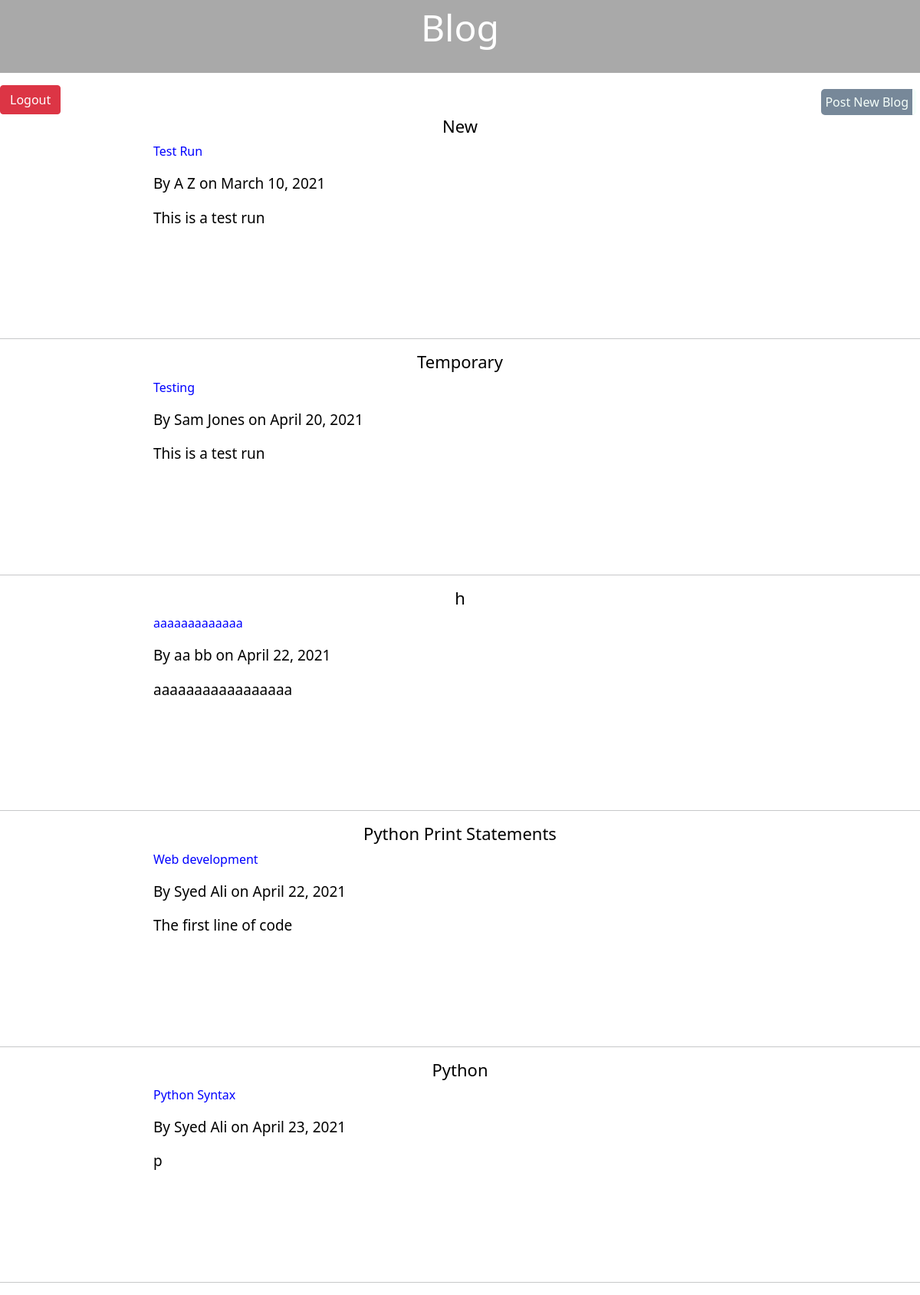
The app's page / (signed in) with its own data.
### blog/models.py (models this page shows, shortened)
class Post(models.Model):
    genre = models.CharField(max_length=50)
    title = models.CharField(max_length=50)
    first_name = models.CharField(max_length=30, default='')
    last_name = models.CharField(max_length=30, default='')
    body = models.TextField()
    post_date = models.DateField(auto_now_add=True)  # self

### blog/views.py (the view)
# urls.py: path('', BlogListView.as_view(), name='home'),
class BlogListView(ListView):
    model = Post
    template_name = 'home.html'

### templates/home.html
    {% extends 'base.html' %}
    {% block content %}
    {% for post in object_list %}
     <body>
          <div class="blog-body">
          <div class="post-title">
          <h3><a href="{% url 'post_detail' post.pk %}">{{ post.title }}</a></h3></div>
          <div class="blog-genre"> {{ post.genre}}</div>
           <div class="post-body">
               <p>By&nbsp;{{post.first_name }}
                          {{post.last_name}}
                  on&nbsp;{{ post.post_date}}</p>
                       <p>{{ post.body }}</p>
           </div>
           </div>
         <hr>
     </body>
   {% endfor %}
   {% endblock content %}

### static/css/base.css (style rules this page uses)
body { margin: 0; padding: 0; }
.blog-genre { height: 5%; color: #0000FF }
.post-title, h3 a { color: #000000; text-decoration: none; font-size: 22px; }
.post-title { text-align: center; }
.blog-body { width: 800px; margin: 0 auto; }
.post-body { color: #000000; height: 200px; overflow: hidden; }
.post-body p { font-size: 19px; font-color: #000000; }

### records on screen
Post: title "New", genre "Test Run", first_name "A", last_name "Z", post_date "March 10, 2021", body "This is a test run"
Post: title "Temporary", genre "Testing", first_name "Sam", last_name "Jones", post_date "April 20, 2021", body "This is a test run"
Post: title "h", genre "aaaaaaaaaaaaa", first_name "aa", last_name "bb", post_date "April 22, 2021", body "aaaaaaaaaaaaaaaaa"
Post: title "Python Print Statements", genre "Web development", first_name "Syed", last_name "Ali", post_date "April 22, 2021", body "The first line of code"
Post: title "Python", genre "Python Syntax", first_name "Syed", last_name "Ali", post_date "April 23, 2021", body "p"
